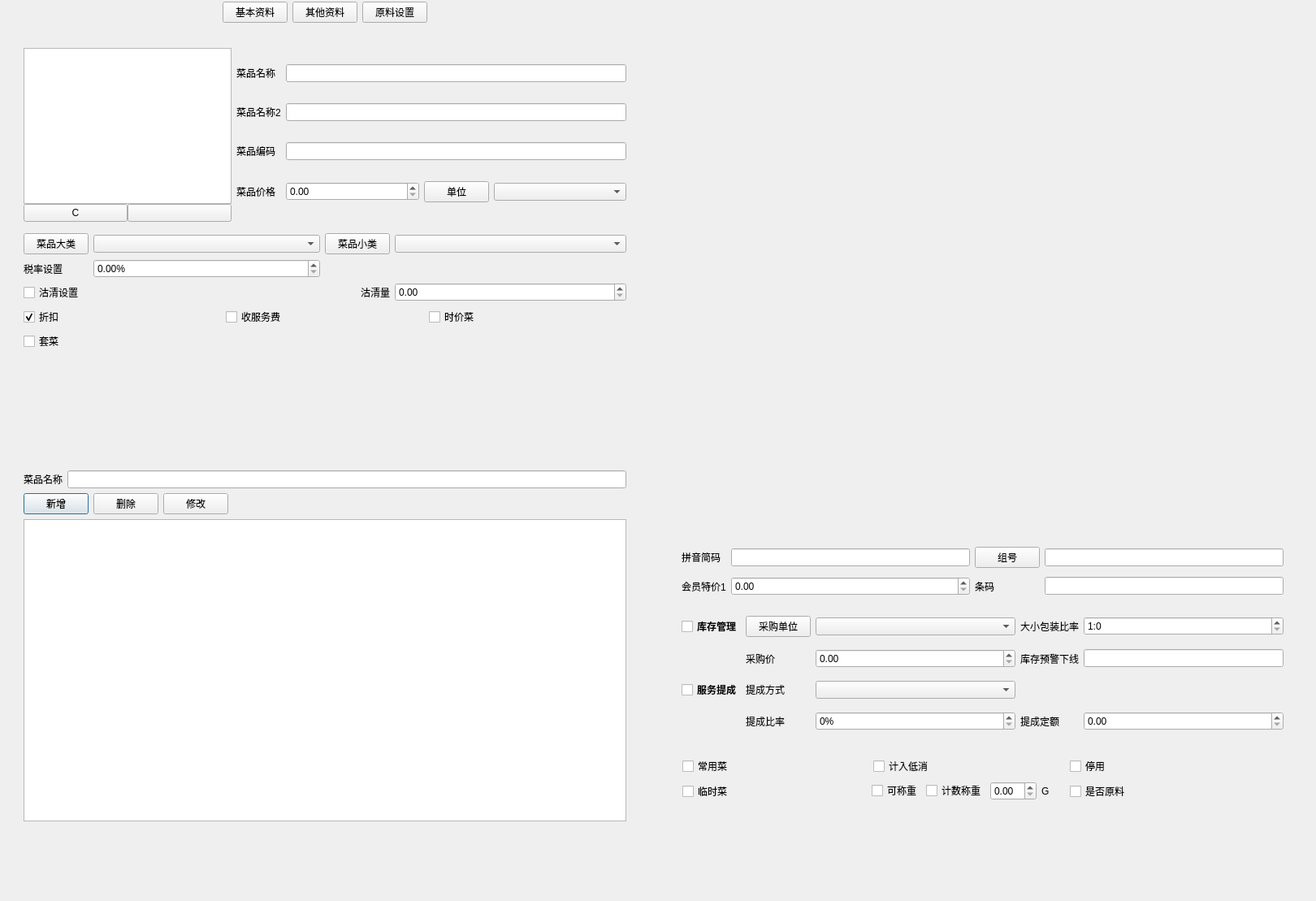
<?xml version="1.0" encoding="UTF-8"?>
<ui version="4.0">
 <class>w_bt_dish_new_dialog_2</class>
 <widget class="QDialog" name="w_bt_dish_new_dialog_2">
  <property name="geometry">
   <rect>
    <x>0</x>
    <y>0</y>
    <width>1620</width>
    <height>1109</height>
   </rect>
  </property>
  <property name="windowTitle">
   <string>Dialog</string>
  </property>
  <widget class="QFrame" name="frame_3">
   <property name="geometry">
    <rect>
     <x>10</x>
     <y>40</y>
     <width>780</width>
     <height>470</height>
    </rect>
   </property>
   <property name="outer_stylesheet" stdset="0">
    <string>frame_detail_show</string>
   </property>
  </widget>
  <widget class="QFrame" name="frame_item_set">
   <property name="geometry">
    <rect>
     <x>20</x>
     <y>570</y>
     <width>760</width>
     <height>450</height>
    </rect>
   </property>
   <layout class="QVBoxLayout" name="verticalLayout_5">
    <item>
     <layout class="QGridLayout" name="gridLayout_8">
      <item row="0" column="1">
       <widget class="QLineEdit" name="lineEdit_vch_dishname_for_item">
        <property name="minimumSize">
         <size>
          <width>150</width>
          <height>0</height>
         </size>
        </property>
       </widget>
      </item>
      <item row="0" column="0">
       <widget class="QLabel" name="label_vch_dishname_2">
        <property name="text">
         <string>菜品名称</string>
        </property>
        <property name="alignment">
         <set>Qt::AlignRight|Qt::AlignTrailing|Qt::AlignVCenter</set>
        </property>
       </widget>
      </item>
     </layout>
    </item>
    <item>
     <layout class="QHBoxLayout" name="horizontalLayout">
      <item>
       <widget class="QPushButton" name="pushButton_item_news">
        <property name="text">
         <string>新增</string>
        </property>
       </widget>
      </item>
      <item>
       <widget class="QPushButton" name="pushButton_item_del">
        <property name="text">
         <string>删除</string>
        </property>
       </widget>
      </item>
      <item>
       <widget class="QPushButton" name="pushButton_item_change">
        <property name="text">
         <string>修改</string>
        </property>
       </widget>
      </item>
      <item>
       <spacer name="horizontalSpacer_3">
        <property name="orientation">
         <enum>Qt::Horizontal</enum>
        </property>
        <property name="sizeHint" stdset="0">
         <size>
          <width>40</width>
          <height>20</height>
         </size>
        </property>
       </spacer>
      </item>
     </layout>
    </item>
    <item>
     <widget class="lds_tableView" name="tableView"/>
    </item>
   </layout>
  </widget>
  <widget class="QFrame" name="frame_switch">
   <property name="geometry">
    <rect>
     <x>0</x>
     <y>0</y>
     <width>800</width>
     <height>30</height>
    </rect>
   </property>
   <layout class="QHBoxLayout" name="horizontalLayout_5">
    <property name="leftMargin">
     <number>0</number>
    </property>
    <property name="topMargin">
     <number>0</number>
    </property>
    <property name="rightMargin">
     <number>0</number>
    </property>
    <property name="bottomMargin">
     <number>0</number>
    </property>
    <item>
     <spacer name="horizontalSpacer">
      <property name="orientation">
       <enum>Qt::Horizontal</enum>
      </property>
      <property name="sizeHint" stdset="0">
       <size>
        <width>40</width>
        <height>20</height>
       </size>
      </property>
     </spacer>
    </item>
    <item>
     <widget class="lds_toolbar_button" name="pushButton_basic">
      <property name="text">
       <string>基本资料</string>
      </property>
      <property name="outer_stylesheet" stdset="0">
       <string>pushbutton</string>
      </property>
     </widget>
    </item>
    <item>
     <widget class="lds_toolbar_button" name="pushButton_advanced">
      <property name="text">
       <string>其他资料</string>
      </property>
      <property name="outer_stylesheet" stdset="0">
       <string>pushbutton</string>
      </property>
     </widget>
    </item>
    <item>
     <widget class="lds_toolbar_button" name="pushButton_item_set">
      <property name="text">
       <string>原料设置</string>
      </property>
      <property name="outer_stylesheet" stdset="0">
       <string>pushbutton</string>
      </property>
     </widget>
    </item>
    <item>
     <spacer name="horizontalSpacer_2">
      <property name="orientation">
       <enum>Qt::Horizontal</enum>
      </property>
      <property name="sizeHint" stdset="0">
       <size>
        <width>40</width>
        <height>20</height>
       </size>
      </property>
     </spacer>
    </item>
   </layout>
  </widget>
  <widget class="QFrame" name="frame_bottom">
   <property name="geometry">
    <rect>
     <x>10</x>
     <y>520</y>
     <width>780</width>
     <height>30</height>
    </rect>
   </property>
   <layout class="QHBoxLayout" name="horizontalLayout_4">
    <property name="spacing">
     <number>0</number>
    </property>
    <property name="leftMargin">
     <number>0</number>
    </property>
    <property name="topMargin">
     <number>0</number>
    </property>
    <property name="rightMargin">
     <number>0</number>
    </property>
    <property name="bottomMargin">
     <number>0</number>
    </property>
    <item>
     <widget class="QLabel" name="label_record">
      <property name="text">
       <string/>
      </property>
      <property name="alignment">
       <set>Qt::AlignRight|Qt::AlignTrailing|Qt::AlignVCenter</set>
      </property>
     </widget>
    </item>
    <item>
     <widget class="lds_toolbar" name="toolbar"/>
    </item>
   </layout>
  </widget>
  <widget class="QFrame" name="frame_advanced">
   <property name="geometry">
    <rect>
     <x>830</x>
     <y>659</y>
     <width>760</width>
     <height>450</height>
    </rect>
   </property>
   <widget class="QWidget" name="layoutWidget">
    <property name="geometry">
     <rect>
      <x>9</x>
      <y>9</y>
      <width>741</width>
      <height>71</height>
     </rect>
    </property>
    <layout class="QGridLayout" name="gridLayout_4">
     <item row="0" column="0">
      <widget class="QLabel" name="label_vch_spell">
       <property name="text">
        <string>拼音简码</string>
       </property>
      </widget>
     </item>
     <item row="0" column="1">
      <widget class="QLineEdit" name="lineEdit_vch_spell"/>
     </item>
     <item row="1" column="0">
      <widget class="QLabel" name="label_num_m_price">
       <property name="text">
        <string>会员特价1</string>
       </property>
      </widget>
     </item>
     <item row="0" column="3">
      <widget class="QLineEdit" name="lineEdit_ch_groupno"/>
     </item>
     <item row="0" column="2">
      <widget class="pushbutton_underline" name="pushButton_ch_groupno">
       <property name="text">
        <string>组号</string>
       </property>
      </widget>
     </item>
     <item row="1" column="1">
      <widget class="lds_doublespinbox" name="doubleSpinBox_num_m_price"/>
     </item>
     <item row="1" column="2">
      <widget class="QLabel" name="label_vch_barcode">
       <property name="text">
        <string>条码</string>
       </property>
      </widget>
     </item>
     <item row="1" column="3">
      <widget class="QLineEdit" name="lineEdit_vch_barcode">
       <property name="text">
        <string/>
       </property>
      </widget>
     </item>
    </layout>
   </widget>
   <widget class="QWidget" name="layoutWidget_2">
    <property name="geometry">
     <rect>
      <x>9</x>
      <y>90</y>
      <width>741</width>
      <height>161</height>
     </rect>
    </property>
    <layout class="QGridLayout" name="gridLayout_3" columnstretch="0,0,1,0,1">
     <item row="0" column="0">
      <widget class="lds_CheckBox" name="checkBox_item_flag">
       <property name="font">
        <font>
         <weight>75</weight>
         <bold>true</bold>
        </font>
       </property>
       <property name="text">
        <string>库存管理</string>
       </property>
      </widget>
     </item>
     <item row="0" column="2">
      <widget class="lds_ComboBox" name="comboBox_vch_pur_unitno"/>
     </item>
     <item row="0" column="3">
      <widget class="QLabel" name="label_int_unit_rate">
       <property name="text">
        <string>大小包装比率</string>
       </property>
      </widget>
     </item>
     <item row="0" column="4">
      <widget class="lds_spinbox" name="spinBox_int_unit_rate">
       <property name="suffix">
        <string/>
       </property>
       <property name="prefix">
        <string>1:</string>
       </property>
      </widget>
     </item>
     <item row="1" column="1">
      <widget class="QLabel" name="label_16">
       <property name="text">
        <string>采购价</string>
       </property>
      </widget>
     </item>
     <item row="1" column="2">
      <widget class="lds_doublespinbox" name="spinBox_num_sale_price"/>
     </item>
     <item row="1" column="3">
      <widget class="QLabel" name="label_2">
       <property name="text">
        <string>库存预警下线</string>
       </property>
      </widget>
     </item>
     <item row="1" column="4">
      <widget class="QLineEdit" name="lineEdit_num_item_warn">
       <property name="text">
        <string/>
       </property>
      </widget>
     </item>
     <item row="3" column="2">
      <widget class="lds_spinbox" name="spinBox_int_deduct">
       <property name="alignment">
        <set>Qt::AlignLeading|Qt::AlignLeft|Qt::AlignVCenter</set>
       </property>
       <property name="suffix">
        <string>%</string>
       </property>
       <property name="prefix">
        <string/>
       </property>
      </widget>
     </item>
     <item row="2" column="1">
      <widget class="QLabel" name="label_11">
       <property name="text">
        <string>提成方式</string>
       </property>
      </widget>
     </item>
     <item row="3" column="3">
      <widget class="QLabel" name="label_13">
       <property name="text">
        <string>提成定额</string>
       </property>
      </widget>
     </item>
     <item row="3" column="1">
      <widget class="QLabel" name="label_12">
       <property name="text">
        <string>提成比率</string>
       </property>
      </widget>
     </item>
     <item row="2" column="0">
      <widget class="lds_CheckBox" name="checkBox_ch_deductflag">
       <property name="font">
        <font>
         <weight>75</weight>
         <bold>true</bold>
        </font>
       </property>
       <property name="text">
        <string>服务提成</string>
       </property>
      </widget>
     </item>
     <item row="2" column="2">
      <widget class="lds_ComboBox" name="comboBox_ch_deducttype"/>
     </item>
     <item row="3" column="4">
      <widget class="lds_doublespinbox" name="spinBox_num_deduct"/>
     </item>
     <item row="0" column="1">
      <widget class="pushbutton_underline" name="pushButton_vch_pur_unitno">
       <property name="text">
        <string>采购单位</string>
       </property>
      </widget>
     </item>
    </layout>
   </widget>
   <widget class="lds_CheckBox" name="checkBox_ch_lowflag">
    <property name="geometry">
     <rect>
      <x>245</x>
      <y>269</y>
      <width>230</width>
      <height>30</height>
     </rect>
    </property>
    <property name="text">
     <string>计入低消</string>
    </property>
   </widget>
   <widget class="lds_CheckBox" name="checkBox_ch_stopflag">
    <property name="geometry">
     <rect>
      <x>487</x>
      <y>269</y>
      <width>230</width>
      <height>30</height>
     </rect>
    </property>
    <property name="text">
     <string>停用</string>
    </property>
   </widget>
   <widget class="lds_CheckBox" name="checkBox_ch_off">
    <property name="geometry">
     <rect>
      <x>10</x>
      <y>269</y>
      <width>230</width>
      <height>30</height>
     </rect>
    </property>
    <property name="text">
     <string>常用菜</string>
    </property>
   </widget>
   <widget class="lds_CheckBox" name="checkBox_ch_tempflag">
    <property name="geometry">
     <rect>
      <x>10</x>
      <y>300</y>
      <width>230</width>
      <height>30</height>
     </rect>
    </property>
    <property name="text">
     <string>临时菜</string>
    </property>
   </widget>
   <widget class="QWidget" name="layoutWidget_3">
    <property name="geometry">
     <rect>
      <x>243</x>
      <y>300</y>
      <width>279</width>
      <height>29</height>
     </rect>
    </property>
    <layout class="QHBoxLayout" name="horizontalLayout_6" stretch="0,0,0,0,1">
     <item>
      <widget class="lds_checkbox_unwrap" name="checkBox_ch_weight">
       <property name="text">
        <string>可称重</string>
       </property>
      </widget>
     </item>
     <item>
      <widget class="lds_checkbox_unwrap" name="checkBox_ch_count">
       <property name="text">
        <string>计数称重</string>
       </property>
      </widget>
     </item>
     <item>
      <widget class="lds_doublespinbox" name="doubleSpinBox_num_count_weight"/>
     </item>
     <item>
      <widget class="QLabel" name="label_count_weight_unit">
       <property name="text">
        <string>G</string>
       </property>
      </widget>
     </item>
     <item>
      <spacer name="horizontalSpacer_4">
       <property name="orientation">
        <enum>Qt::Horizontal</enum>
       </property>
       <property name="sizeHint" stdset="0">
        <size>
         <width>40</width>
         <height>20</height>
        </size>
       </property>
      </spacer>
     </item>
    </layout>
   </widget>
   <widget class="lds_CheckBox" name="checkBox_ch_material_flag">
    <property name="geometry">
     <rect>
      <x>487</x>
      <y>300</y>
      <width>230</width>
      <height>30</height>
     </rect>
    </property>
    <property name="text">
     <string>是否原料</string>
    </property>
   </widget>
  </widget>
  <widget class="QFrame" name="frame_basic">
   <property name="geometry">
    <rect>
     <x>20</x>
     <y>50</y>
     <width>760</width>
     <height>450</height>
    </rect>
   </property>
   <layout class="QVBoxLayout" name="verticalLayout_2">
    <item>
     <layout class="QHBoxLayout" name="horizontalLayout_3" stretch="0,1">
      <item>
       <widget class="QFrame" name="frame_icon">
        <layout class="QVBoxLayout" name="verticalLayout">
         <property name="spacing">
          <number>0</number>
         </property>
         <property name="leftMargin">
          <number>0</number>
         </property>
         <property name="topMargin">
          <number>0</number>
         </property>
         <property name="rightMargin">
          <number>0</number>
         </property>
         <property name="bottomMargin">
          <number>0</number>
         </property>
         <item>
          <widget class="ftableview" name="tableView_pic"/>
         </item>
         <item>
          <layout class="QHBoxLayout" name="horizontalLayout_2">
           <item>
            <widget class="QPushButton" name="toolButton_clearpic">
             <property name="sizePolicy">
              <sizepolicy hsizetype="Ignored" vsizetype="Fixed">
               <horstretch>0</horstretch>
               <verstretch>0</verstretch>
              </sizepolicy>
             </property>
             <property name="text">
              <string>C</string>
             </property>
            </widget>
           </item>
           <item>
            <widget class="QPushButton" name="toolButton_color">
             <property name="sizePolicy">
              <sizepolicy hsizetype="Ignored" vsizetype="Fixed">
               <horstretch>0</horstretch>
               <verstretch>0</verstretch>
              </sizepolicy>
             </property>
             <property name="text">
              <string/>
             </property>
            </widget>
           </item>
          </layout>
         </item>
        </layout>
       </widget>
      </item>
      <item>
       <layout class="QGridLayout" name="gridLayout_2" columnstretch="0,1,0,1">
        <item row="0" column="1" colspan="3">
         <widget class="lds_lineedit" name="lineEdit_vch_dishname">
          <property name="minimumSize">
           <size>
            <width>150</width>
            <height>0</height>
           </size>
          </property>
         </widget>
        </item>
        <item row="0" column="0">
         <widget class="QLabel" name="label_vch_dishname">
          <property name="text">
           <string>菜品名称</string>
          </property>
         </widget>
        </item>
        <item row="1" column="0">
         <widget class="QLabel" name="label_vch_dishname_3">
          <property name="text">
           <string>菜品名称2</string>
          </property>
         </widget>
        </item>
        <item row="1" column="1" colspan="3">
         <widget class="lds_lineedit" name="lineEdit_vch_dishname_2">
          <property name="minimumSize">
           <size>
            <width>150</width>
            <height>0</height>
           </size>
          </property>
         </widget>
        </item>
        <item row="2" column="0">
         <widget class="QLabel" name="label_ch_dishno">
          <property name="text">
           <string>菜品编码</string>
          </property>
         </widget>
        </item>
        <item row="2" column="1" colspan="3">
         <widget class="QLineEdit" name="lineEdit_ch_dishno">
          <property name="maxLength">
           <number>5</number>
          </property>
         </widget>
        </item>
        <item row="3" column="3">
         <widget class="lds_ComboBox" name="comboBox_ch_unitno"/>
        </item>
        <item row="3" column="0">
         <widget class="QLabel" name="label_num_price">
          <property name="text">
           <string>菜品价格</string>
          </property>
         </widget>
        </item>
        <item row="3" column="1">
         <widget class="lds_doublespinbox" name="doubleSpinBox_num_price"/>
        </item>
        <item row="3" column="2">
         <widget class="pushbutton_underline" name="pushButton_ch_unitno">
          <property name="text">
           <string>单位</string>
          </property>
         </widget>
        </item>
       </layout>
      </item>
     </layout>
    </item>
    <item>
     <widget class="QLabel" name="label">
      <property name="minimumSize">
       <size>
        <width>0</width>
        <height>2</height>
       </size>
      </property>
      <property name="maximumSize">
       <size>
        <width>16777215</width>
        <height>2</height>
       </size>
      </property>
      <property name="text">
       <string/>
      </property>
      <property name="outer_stylesheet" stdset="0">
       <string>line_div_h</string>
      </property>
     </widget>
    </item>
    <item>
     <layout class="QGridLayout" name="gridLayout" columnstretch="0,0,1,0,0,0,1">
      <item row="0" column="2">
       <widget class="lds_ComboBox" name="comboBox_ch_dish_typeno"/>
      </item>
      <item row="5" column="0" colspan="7">
       <layout class="QGridLayout" name="gridLayout_7">
        <item row="0" column="0">
         <widget class="lds_CheckBox" name="checkBox_ch_discount">
          <property name="text">
           <string>折扣</string>
          </property>
          <property name="checked">
           <bool>true</bool>
          </property>
         </widget>
        </item>
        <item row="0" column="1">
         <widget class="lds_CheckBox" name="checkBox_ch_serviceflag">
          <property name="text">
           <string>收服务费</string>
          </property>
         </widget>
        </item>
        <item row="0" column="2">
         <widget class="lds_CheckBox" name="checkBox_ch_curprice">
          <property name="text">
           <string>时价菜</string>
          </property>
         </widget>
        </item>
        <item row="1" column="0">
         <widget class="lds_CheckBox" name="checkBox_ch_suitflag">
          <property name="text">
           <string>套菜</string>
          </property>
         </widget>
        </item>
       </layout>
      </item>
      <item row="0" column="5" colspan="2">
       <widget class="lds_ComboBox" name="comboBox_ch_sub_typeno"/>
      </item>
      <item row="4" column="5" colspan="2">
       <widget class="lds_doublespinbox" name="doubleSpinBox_num_guqing_num"/>
      </item>
      <item row="1" column="0" colspan="2">
       <widget class="QLabel" name="label_int_rate">
        <property name="text">
         <string>税率设置</string>
        </property>
       </widget>
      </item>
      <item row="4" column="3" colspan="2">
       <widget class="QLabel" name="label_vch_guqing_num">
        <property name="text">
         <string>沽清量</string>
        </property>
        <property name="alignment">
         <set>Qt::AlignRight|Qt::AlignTrailing|Qt::AlignVCenter</set>
        </property>
       </widget>
      </item>
      <item row="4" column="0" colspan="3">
       <widget class="lds_CheckBox" name="checkBox_ch_guqing_flag">
        <property name="text">
         <string>沽清设置</string>
        </property>
       </widget>
      </item>
      <item row="0" column="3" colspan="2">
       <widget class="pushbutton_underline" name="pushButton_ch_sub_typeno">
        <property name="text">
         <string>菜品小类</string>
        </property>
       </widget>
      </item>
      <item row="0" column="0" colspan="2">
       <widget class="pushbutton_underline" name="pushButton_ch_dish_typeno">
        <property name="text">
         <string>菜品大类</string>
        </property>
       </widget>
      </item>
      <item row="1" column="2">
       <widget class="lds_doublespinbox" name="doubleSpinBox_int_rate">
        <property name="alignment">
         <set>Qt::AlignLeading|Qt::AlignLeft|Qt::AlignVCenter</set>
        </property>
        <property name="suffix">
         <string>%</string>
        </property>
       </widget>
      </item>
     </layout>
    </item>
    <item>
     <spacer name="verticalSpacer_2">
      <property name="orientation">
       <enum>Qt::Vertical</enum>
      </property>
      <property name="sizeHint" stdset="0">
       <size>
        <width>20</width>
        <height>40</height>
       </size>
      </property>
     </spacer>
    </item>
   </layout>
  </widget>
 </widget>
 <customwidgets>
  <customwidget>
   <class>lds_toolbar_button</class>
   <extends>QPushButton</extends>
   <header>lds_toolbar_button.h</header>
  </customwidget>
  <customwidget>
   <class>lds_toolbar</class>
   <extends>QFrame</extends>
   <header>lds_toolbar.h</header>
   <container>1</container>
  </customwidget>
  <customwidget>
   <class>lds_tableView</class>
   <extends>QTableView</extends>
   <header>lds_tableview.h</header>
  </customwidget>
  <customwidget>
   <class>ftableview</class>
   <extends>QTableView</extends>
   <header>ftableview.h</header>
  </customwidget>
  <customwidget>
   <class>lds_ComboBox</class>
   <extends>QComboBox</extends>
   <header>lds_combobox.h</header>
  </customwidget>
  <customwidget>
   <class>lds_doublespinbox</class>
   <extends>QDoubleSpinBox</extends>
   <header>lds_doublespinbox.h</header>
  </customwidget>
  <customwidget>
   <class>lds_lineedit</class>
   <extends>QLineEdit</extends>
   <header>lds_lineedit.h</header>
  </customwidget>
  <customwidget>
   <class>lds_CheckBox</class>
   <extends>QCheckBox</extends>
   <header>lds_checkbox.h</header>
  </customwidget>
  <customwidget>
   <class>lds_spinbox</class>
   <extends>QSpinBox</extends>
   <header>lds_spinbox.h</header>
  </customwidget>
  <customwidget>
   <class>pushbutton_underline</class>
   <extends>QPushButton</extends>
   <header>pushbutton_underline.h</header>
  </customwidget>
  <customwidget>
   <class>lds_checkbox_unwrap</class>
   <extends>QCheckBox</extends>
   <header>lds_checkbox_unwrap.h</header>
  </customwidget>
 </customwidgets>
 <resources/>
 <connections/>
</ui>
